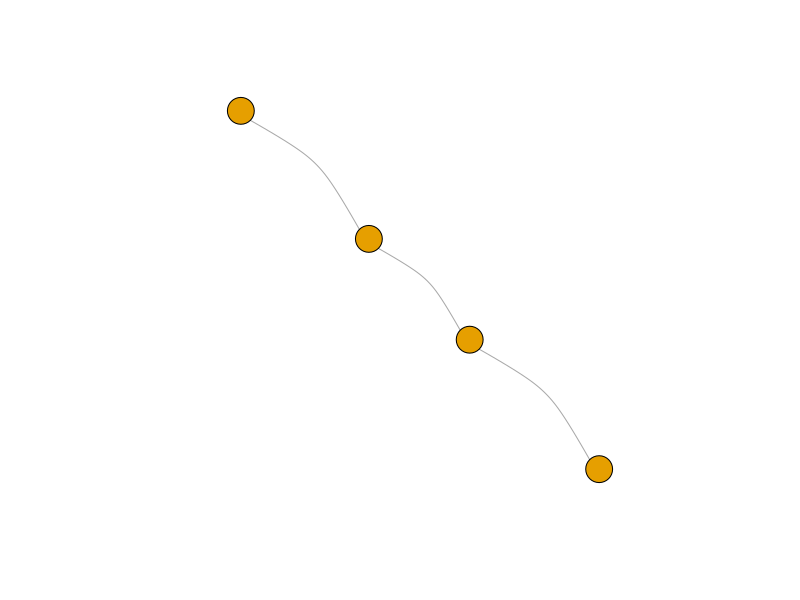
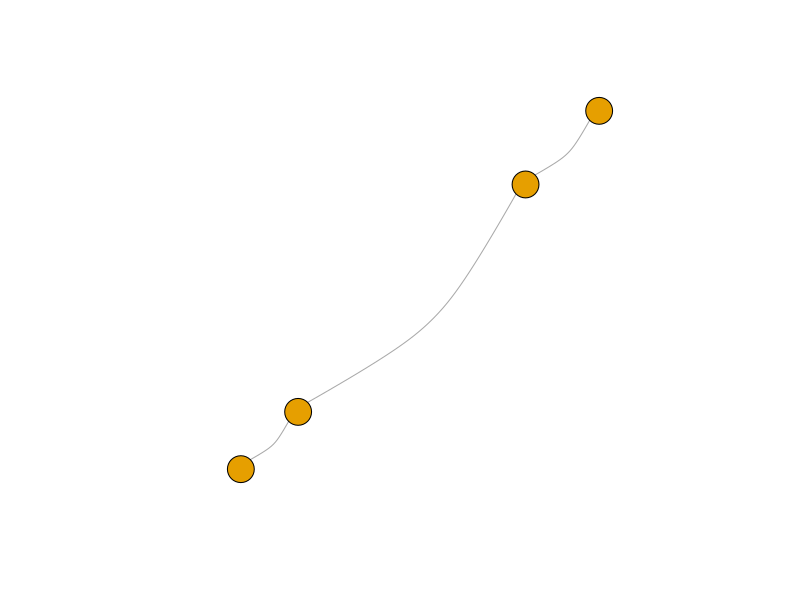
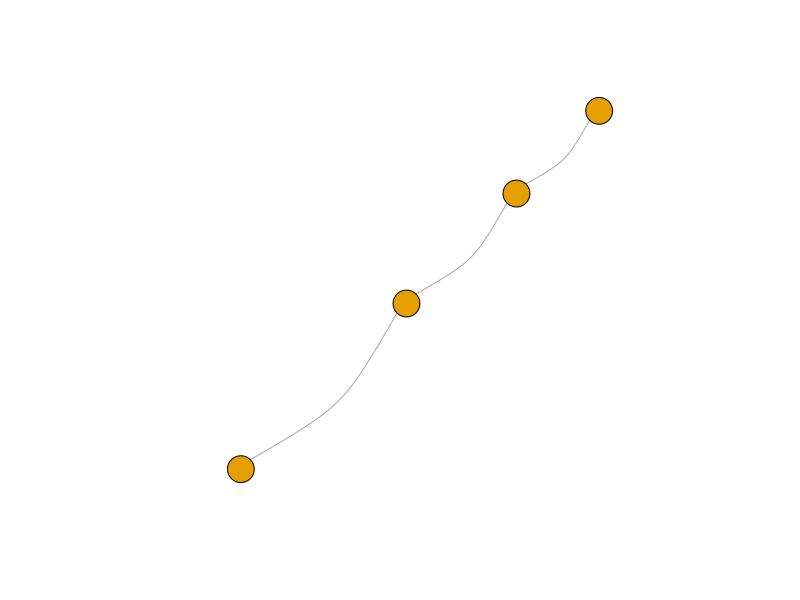
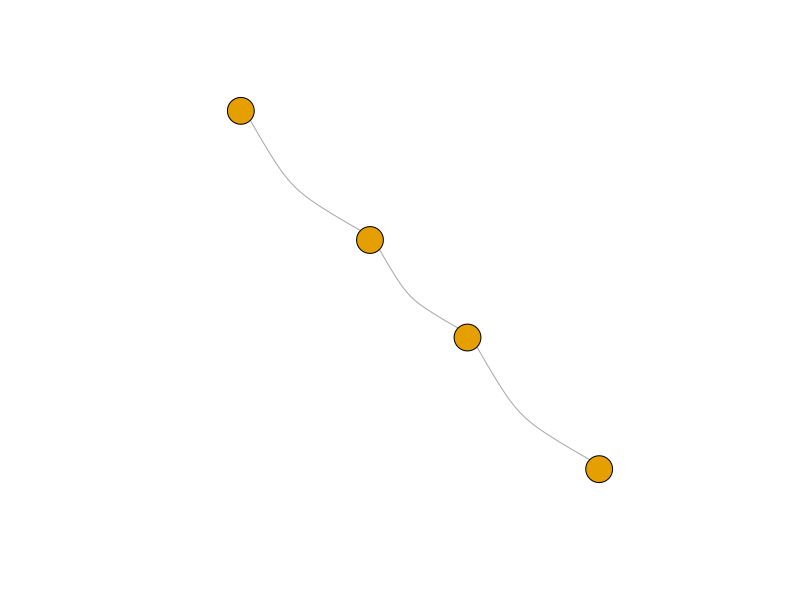
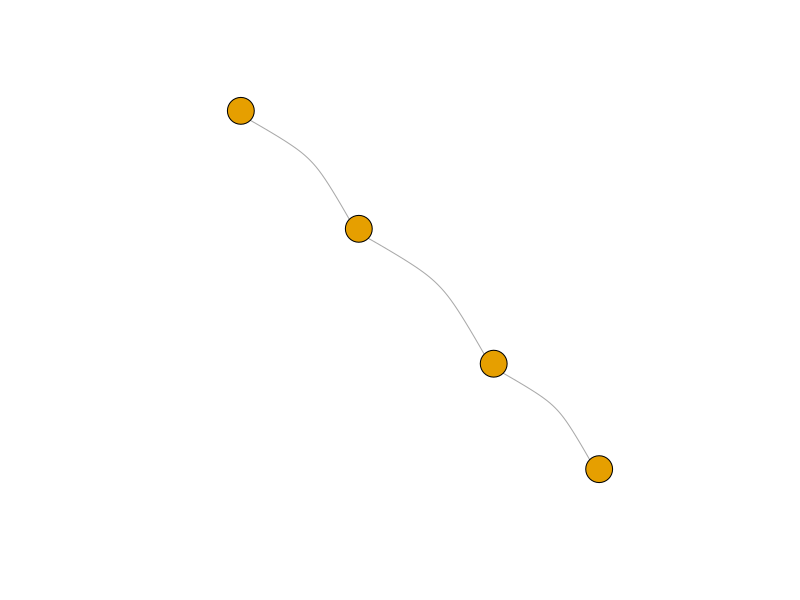
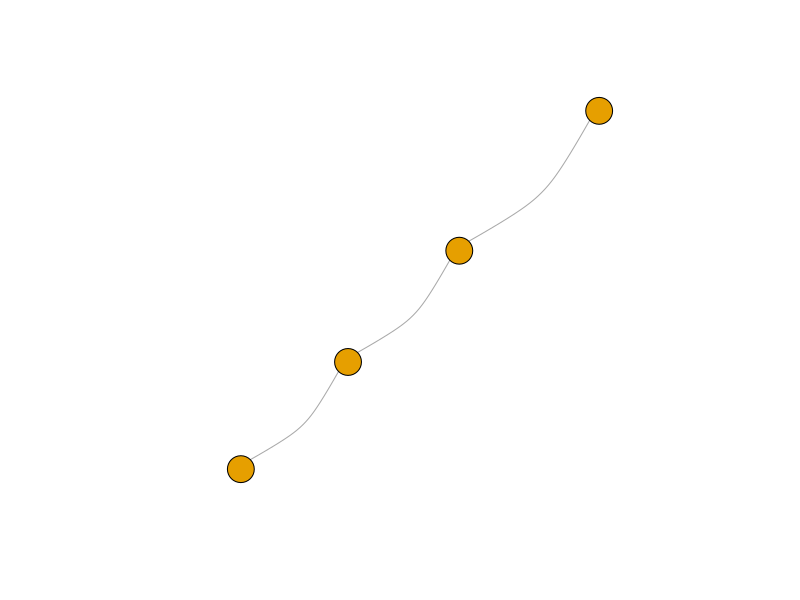
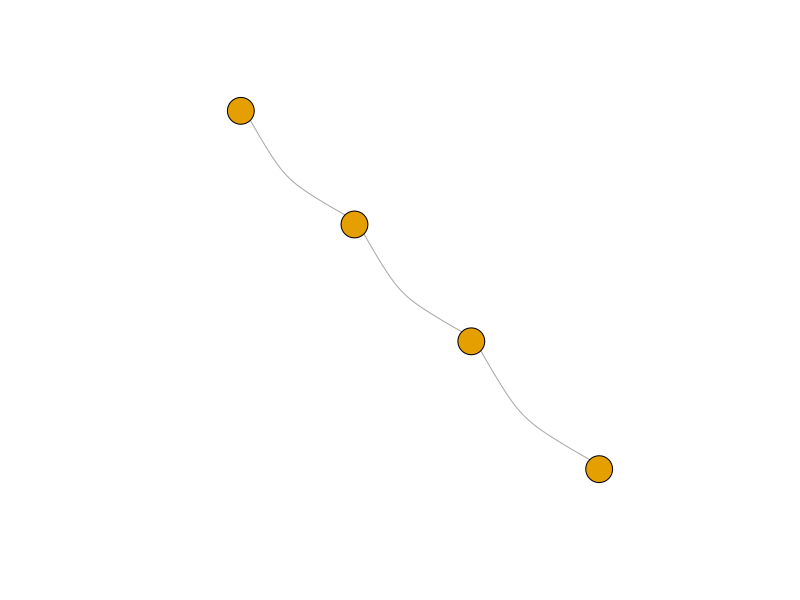
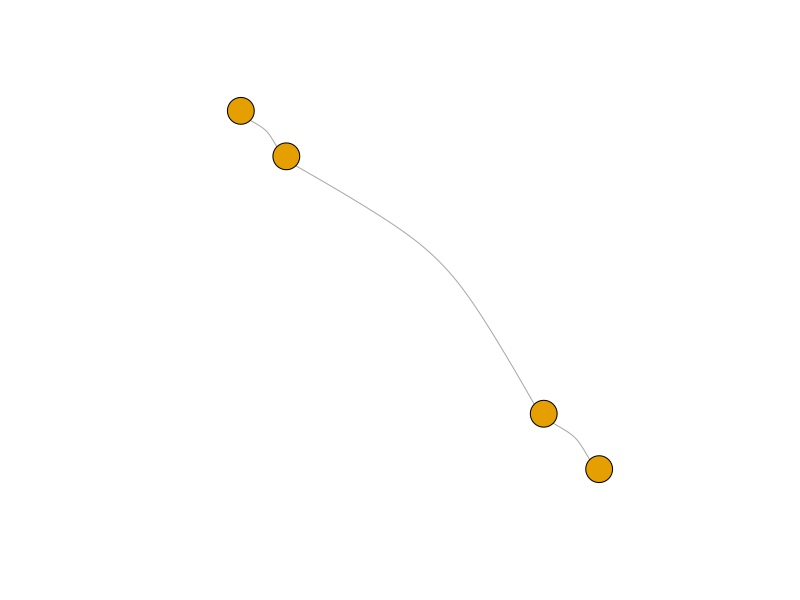

These charts were generated, in order, by the following R code: (Note: this script raises an error after producing the figures.)
#############################_Libraries_##########################
setwd(dirname(rstudioapi::getSourceEditorContext()$path))
getwd()
Sys.setenv(LANG = "en")

if (!("igraph" %in% rownames(installed.packages()))) install.packages("igraph")
library(igraph)

#############################_Graph_generation_#######################
#' Losowy obrót dla rysunku grafu - layout_in_circle() psuje losowość
#'
#' @param List graph
#' @return matrix
#'
randomLayout <- function(graph)
{
  rotation <- runif(1, 0, 2*pi)
  layout <- layout_in_circle(graph)
  return(cbind(cos(rotation) * layout[,1] - sin(rotation) * layout[,2], sin(rotation) * layout[,1] + cos(rotation) * layout[,2]))
}

#' Tworzy katalog do zapisu grafów
#'
#' @param vertexNo int - liczba wierzchołków
#' @param fileName string - nazwa grafu
#' @return string - ścieżka
#'
createDir <- function(vertexNo, fileName)
{
  dir.create(as.character(vertexNo), showWarnings = FALSE)
  dir.create(file.path(vertexNo, fileName), showWarnings = FALSE)
  pathName <- paste0(vertexNo, '/', fileName)
  unlink(paste0(pathName, "/*"))
  return(pathName)
}

#' Graf ścieżka N wierzchołków, nieskierowany
#'
#' @param N int - liczba rysunków
#' @param vertexNo int - liczba wierzchołków
#' @param plotCurve float
#' @return void
#'
plotPaths <- function(N, vertexNo, plotCurve)
{
  fileName <- 'path'
  pathName <- createDir(vertexNo, fileName)
  definition <- c()
  for (index in 1:(vertexNo-1))
  {
    definition <- c(definition, index, index + 1)
  }
  definitionMatrix <- matrix(definition, ncol = 2, byrow = TRUE)
  
  for (i in 1:N)
  {
    graph <- graph_from_edgelist(definitionMatrix, directed = FALSE)
    E(graph)$weight <- runif(ecount(graph))
    png(file.path(pathName, paste0(fileName, "-", i, ".png")), width = 800, height = 600)
    plot(graph, vertex.label = NA, edge.curved = plotCurve)
    # plot(graph, vertex.label = NA, edge.curved = plotCurve, layout = randomLayout(graph)) # Bez opisów wierzchołków, zakrzywienie krawędzi, losowy obrót
    dev.off()
  }
}

#' Graf cykliczny N wierzchołków, 100% pewności na połączenie wierzchołków, nieskierowany
#'
#' @param N int - liczba rysunków
#' @param vertexNo int - liczba wierzchołków
#' @param plotCurve float
#' @return void
#'
plotCycles <- function(N, vertexNo, plotCurve)
{
  fileName <- 'cycle'
  pathName <- createDir(vertexNo, fileName)
  for (i in 1:N)
  {
    graph <- make_ring(vertexNo, directed = FALSE)
    png(file.path(pathName, paste0(fileName, "-", i, ".png")), width = 800, height = 600)
    plot(graph, vertex.label = NA, edge.curved = plotCurve)
    dev.off()
  }
}

#' Graf pełny N wierzchołków, 100% pewności na połączenie wierzchołków, nieskierowany
#'
#' @param N int - liczba rysunków
#' @param vertexNo int - liczba wierzchołków
#' @param plotCurve float
#' @return void
#'
plotFullGraphs <- function(N, vertexNo, plotCurve)
{
  fileName <- 'full'
  pathName <- createDir(vertexNo, fileName)
  for (i in 1:N)
  {
    graph <- graph.full(vertexNo, directed = FALSE)
    E(graph)$weight <- runif(ecount(graph))
    png(file.path(pathName, paste0(fileName, "-", i, ".png")), width = 800, height = 600)
    plot(graph, vertex.label = NA, edge.curved = plotCurve)
    dev.off()
  }
}

#' Graf spójny N wierzchołków
#'
#' @param N int - liczba rysunków
#' @param vertexNo int - liczba wierzchołków
#' @param plotCurve float
#' @return void
#'
plotConnectedGraphs <- function(N, vertexNo, plotCurve)
{
  fileName <- 'connected'
  pathName <- createDir(vertexNo, fileName)
  for (i in 1:N)
  {
    graph <- graph(c(1, 2, 2, 3, 3, 4, 4, 5, 5, 1, 1, round(runif(1, 1, 10)), 2, round(runif(1, 1, 10)), 3, round(runif(1, 1, 10)) , 4, round(runif(1, 1, 10)) , 5, round(runif(1, 1, 10))))
    png(file.path(pathName, paste0(fileName, "-", i, ".png")), width = 800, height = 600)
    plot(graph, vertex.label = NA, edge.curved = plotCurve)
    dev.off()
  }
}

plotPaths(200, 4, 0.3)
plotCycles(200, 4, 0.3)
plotFullGraphs(200, 4, 0.3)
plotConnectedGraphs(200, 4, 0.3)

plotPaths(200, 5, 0.3)
plotCycles(200, 5, 0.3)
plotFullGraphs(200, 5, 0.3)
plotConnectedGraphs(200, 5, 0.3)

plotPaths(200, 6, 0.3)
plotCycles(200, 6, 0.3)
plotFullGraphs(200, 6, 0.3)
plotConnectedGraphs(200, 6, 0.3)

plotPaths(200, 7, 0.3)
plotCycles(200, 7, 0.3)
plotFullGraphs(200, 7, 0.3)
plotConnectedGraphs(200, 7, 0.3)
